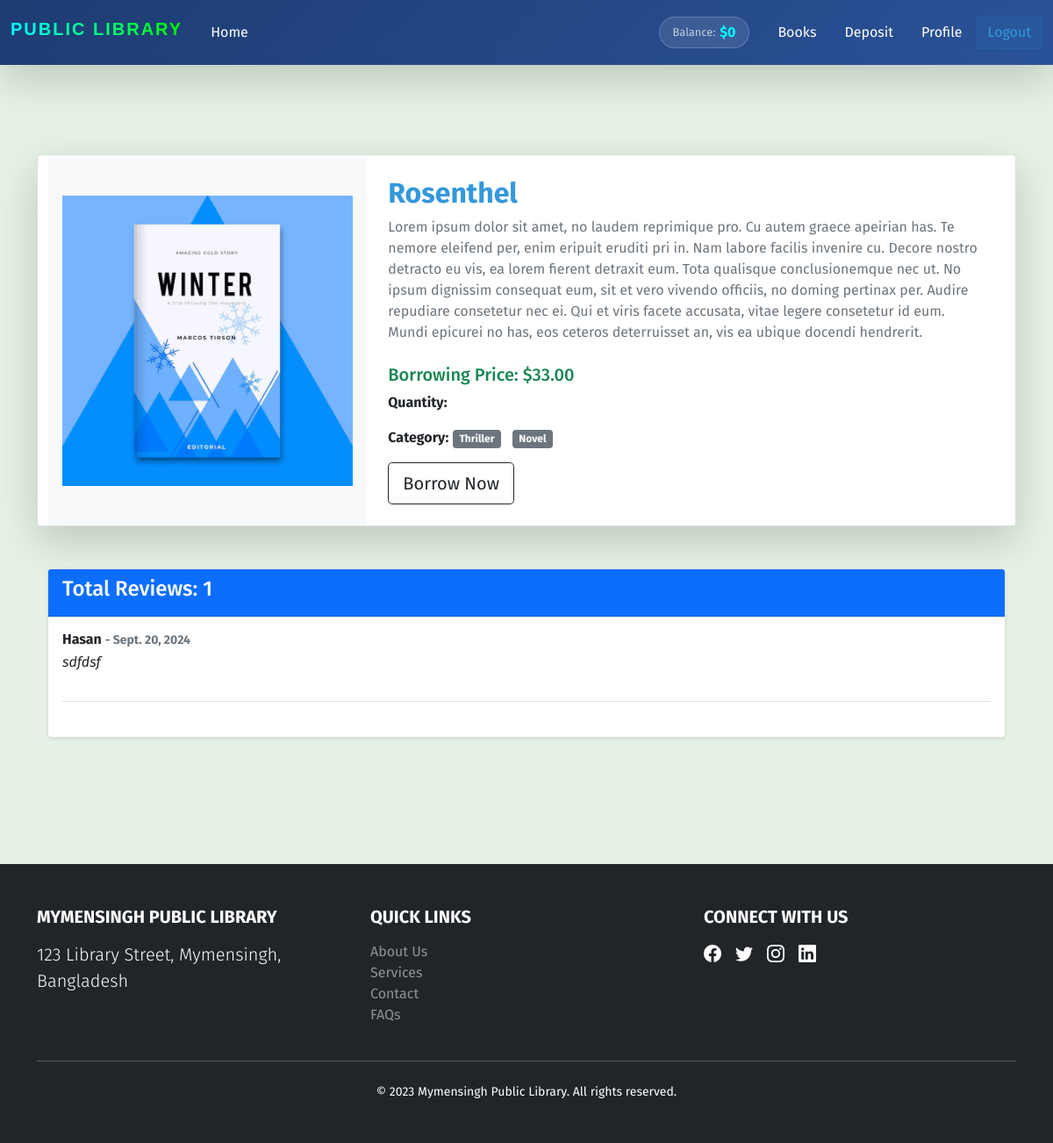
Page /books/2/ (signed in) on the committed database.
### wallet/models.py (models this page shows, shortened)
class UserWallet(models.Model):
    user = models.OneToOneField(User, related_name="wallet", on_delete=models.CASCADE)
    balance = models.IntegerField(default=0)
    amount = models.IntegerField(null=True)

### books/models.py (models this page shows, shortened)
class Books(models.Model):
    title = models.CharField(max_length=255)
    description = models.TextField()
    image = models.ImageField(upload_to="book_images/")
    borrowing_price = models.DecimalField(max_digits=10, decimal_places=2)
    category = models.ManyToManyField(BookCategory, related_name="category")

class BookCategory(models.Model):
    category_name = models.CharField(max_length=50)
    slug = models.SlugField(max_length=100, unique=True, null=True, blank=True)

class BookReview(models.Model):
    book = models.ForeignKey(Books, on_delete=models.CASCADE, related_name="review")
    name = models.CharField(max_length=50)
    body = models.TextField()
    createdAt = models.DateField(auto_now_add=True)

### books/views.py (the view, shortened to what this page needs)
# urls.py: path("<int:id>/", BookDetailsView.as_view(), name="book_details"),
class BookDetailsView(LoginRequiredMixin, DetailView):
    model = Books
    pk_url_kwarg = "id"
    template_name = "book.html"
    context_object_name = "book"
    def get_context_data(self, **kwargs):
        context = super().get_context_data(**kwargs)
        book = self.object
        reviews = book.review.all()
        review_form = ReviewForm()
        exists = BorrowBook.objects.filter(
            book=book, borrower=self.request.user
        ).exists()
        context["reviews"] = reviews
        if exists:
            context["review_form"] = review_form
        else:
            context["review_form"] = None
        return context

### books/templates/book.html (shortened to what this page needs)
{% extends "base.html" %} {% block content %} {% load crispy_forms_tags %}
<div class="card my-5 container shadow-lg rounded-4">
  <div class="row g-0">
    <div
      class="col-md-4 d-flex align-items-center justify-content-center bg-light rounded-start"
    >
      <img
        src="{{ book.image.url }}"
        class="img-fluid rounded p-3"
        alt="Book Image"
      />
    </div>
    <div class="col-md-8">
      <div class="card-body p-4">
        <h2 class="card-title text-primary fw-bold">{{ book.title }}</h2>
        <p class="card-text text-muted mb-4">{{ book.description }}</p>
        <h5 class="text-success fw-semibold">
          Borrowing Price: ${{ book.borrowing_price }}
        </h5>
        <p class="card-text"><strong>Quantity:</strong> {{ car.quantity }}</p>
        <div class="mb-3">
          <strong>Category:</strong>
          {% for cat in book.category.all %}
          <span class="badge bg-secondary me-2">{{ cat.category_name }}</span>
          {% endfor %}
        </div>
        {% if user.is_authenticated %}
        <form
          action="{% url 'borrow_book' book.id %}"
          class="d-inline-block"
          method="post"
        >
          <button type="submit" class="btn btn-outline-dark btn-lg">
            Borrow Now
          </button>
        </form>
        {% endif %}
      </div>
    </div>
  </div>
</div>
<div class="container my-5">
  <div class="card shadow-sm rounded-3">
    <div class="card-header bg-primary text-white">
      <h4>Total Reviews: {{ reviews | length }}</h4>
    </div>
    <div class="card-body">
      {% for review in reviews %}
      <div class="mb-4 border-bottom pb-3">
        <h6 class="fw-bold mb-1">
          {{ review.name }}
          <span class="text-muted small">- {{ review.createdAt }}</span>
        </h6>
        <p class="fst-italic">{{ review.body }}</p>
      </div>
      {% endfor %}
    </div>
  </div>
</div>
{% endblock content %}

### core/templates/base.html (shortened to what this page needs)
{% load static %}
<!DOCTYPE html>
<html lang="en">
  <head>
    <link
      href="https://cdn.jsdelivr.net/npm/bootstrap@5.0.2/dist/css/bootstrap.min.css"
      rel="stylesheet"
    />
    <link
      href="https://cdn.jsdelivr.net/npm/bootstrap-icons/font/bootstrap-icons.css"
      rel="stylesheet"
    />
    <link rel="stylesheet" href="{% static 'styles.css' %}" />
    <link
      rel="stylesheet"
      href="https://cdnjs.cloudflare.com/ajax/libs/aos/2.3.4/aos.css"
    />
    <link
      rel="stylesheet"
      href="https://cdn.jsdelivr.net/npm/bootstrap-icons@1.10.5/font/bootstrap-icons.css"
    />
  </head>
  <body style="background: rgba(0, 128, 0, 0.1)">
    <nav
      class="navbar navbar-expand-lg fixed-top navbar-dark py-3 shadow-lg mb-5 futuristic-nav"
    >
      <div class="container-fluid">
        <a
          class="navbar-brand text-white h3 fw-bold me-4"
          href="{% url 'home' %}"
        >
          <span class="futuristic-text">Public Library</span>
        </a>
        <div class="collapse navbar-collapse" id="navbarContent">
          <ul class="navbar-nav me-auto mb-2 mb-lg-0">
            <li class="nav-item">
              <a href="{% url 'home' %}" class="nav-link active futuristic-link"
                >Home</a
              >
            </li>
          </ul>
          <div class="d-flex align-items-center">
            {% if user.is_authenticated %}
            <div class="balance-chip me-3">
              <span class="balance-label">Balance:</span>
              <span class="balance-amount">${{user.wallet.balance}}</span>
            </div>
            <a
              href="{% url 'collection' %}"
              class="nav-link active futuristic-link text-white"
              >Books</a
            >
            <a
              href="{% url 'deposit' %}"
              class="nav-link active futuristic-link text-white"
              >Deposit</a
            >
            <a
              href="{% url 'profile' %}"
              class="nav-link active futuristic-link text-white"
              >Profile</a
            >
            <form
              action="{% url 'logout' %}"
              method="post"
              class="d-inline-block"
            >
              <button
                class="btn btn-outline-light futuristic-btn"
                type="submit"
              >
                Logout
              </button>
            </form>
            {% endif %}
          </div>
        </div>
      </div>
    </nav>
    <div class="container flex justify-content-center align-items-center">
      <div class="py-5">{% block content %} {% endblock %}</div>
    </div>
    <footer class="bg-dark text-white py-5 mt-5">
      <div class="container">
        <div class="row">
          <div class="col-md-4 mb-4 mb-md-0">
            <h5 class="text-uppercase fw-bold mb-3">
              Mymensingh Public Library
            </h5>
            <p class="lead mb-0">123 Library Street, Mymensingh, Bangladesh</p>
          </div>
          <div class="col-md-4 mb-4 mb-md-0">
            <h5 class="text-uppercase fw-bold mb-3">Quick Links</h5>
            <ul class="list-unstyled">
              <li>
                <a
                  href="#"
                  class="text-white-50 text-decoration-none footer-hover-link"
                  >About Us</a
                >
              </li>
              <li>
                <a
                  href="#"
                  class="text-white-50 text-decoration-none footer-hover-link"
                  >Services</a
                >
              </li>
              <li>
                <a
                  href="#"
                  class="text-white-50 text-decoration-none footer-hover-link"
                  >Contact</a
                >
              </li>
              <li>
                <a
                  href="#"
                  class="text-white-50 text-decoration-none footer-hover-link"
                  >FAQs</a
                >
              </li>
            </ul>
          </div>
          <div class="col-md-4">
            <h5 class="text-uppercase fw-bold mb-3">Connect With Us</h5>
            <div class="d-flex">
              <a href="#" class="text-white footer-social-icon me-3"
                ><i class="bi bi-facebook"></i
              ></a>
              <a href="#" class="text-white footer-social-icon me-3"
                ><i class="bi bi-twitter"></i
              ></a>
              <a href="#" class="text-white footer-social-icon me-3"
                ><i class="bi bi-instagram"></i
              ></a>
              <a href="#" class="text-white footer-social-icon"
                ><i class="bi bi-linkedin"></i
              ></a>
            </div>
          </div>
        </div>
        <hr class="my-4" />
        <div class="text-center">
          <p class="small mb-0">
            &copy; 2023 Mymensingh Public Library. All rights reserved.
          </p>
        </div>
      </div>
    </footer>
  </body>
</html>

### core/static/styles.css (style rules this page uses)
body { padding-top: 80px; background-color: #f8f9fa; font-family: "Fira Sans", sans-serif; }
.card { transition: transform 0.3s; }
.futuristic-nav { background: linear-gradient(135deg, #1e3c72 0%, #2a5298 100%); backdrop-filter: blur(10px); -webkit-backdrop-filter: blur(10px); }
.futuristic-text { font-family: "Orbitron", sans-serif; letter-spacing: 2px; text-transform: uppercase; background: linear-gradient(to right, #00ffff, #00ff00); -webkit-background-clip: text; -webkit-text-fill-color: transparent; }
.futuristic-link { position: relative; overflow: hidden; }
.futuristic-link::after { content: ""; position: absolute; bottom: 0; left: 0; width: 100%; height: 2px; background-color: #00ffff; transform: scaleX(0); transition: transform 0.3s ease; }
.futuristic-btn { border: 1px solid rgba(255, 255, 255, 0.2); background-color: rgba(255, 255, 255, 0.1); backdrop-filter: blur(5px); -webkit-backdrop-filter: blur(5px); transition: all 0.3s ease; }
.balance-chip { background: rgba(255, 255, 255, 0.1); border-radius: 20px; padding: 5px 15px; display: flex; align-items: center; backdrop-filter: blur(5px); -webkit-backdrop-filter: blur(5px); border: 1px solid rgba(255, 255, 255, 0.2); }
.balance-label { font-size: 0.8rem; color: rgba(255, 255, 255, 0.7); margin-right: 5px; }
.balance-amount { font-weight: bold; color: #00ffff; }
.futuristic-btn { background: rgba(52, 152, 219, 0.1); backdrop-filter: blur(10px); border: 1px solid rgba(52, 152, 219, 0.1); color: #3498db; }
.text-primary { color: #3498db !important; }
.footer-hover-link { transition: color 0.3s ease, opacity 0.3s ease; }
.footer-social-icon { font-size: 1.25rem; transition: transform 0.3s ease, color 0.3s ease; }

### rows in the picture
Books: image (picture), title "Rosenthel", description "Lorem ipsum dolor sit amet, no laudem reprimique pro. Cu autem graece apeirian has. Te nemore eleifend per, enim eripuit eruditi pri in. Nam labore facilis invenire cu. Decore nostro detracto eu vis, ea lorem fierent detraxit eum. Tota qualisque conclusionemque nec ut. No ipsum dignissim consequat eum, sit et vero vivendo officiis, no doming pertinax per. Audire repudiare consetetur nec ei. Qui et viris facete accusata, vitae legere consetetur id eum. Mundi epicurei no has, eos ceteros deterruisset an, vis ea ubique docendi hendrerit.", borrowing_price "33.00"
BookCategory: category_name "Thriller"
BookCategory: category_name "Novel"
BookReview: name "Hasan", createdAt "Sept. 20, 2024", body "sdfdsf"

### other values in the picture
{{ user.wallet.balance }} "0"
{{ reviews | length }} "1"
